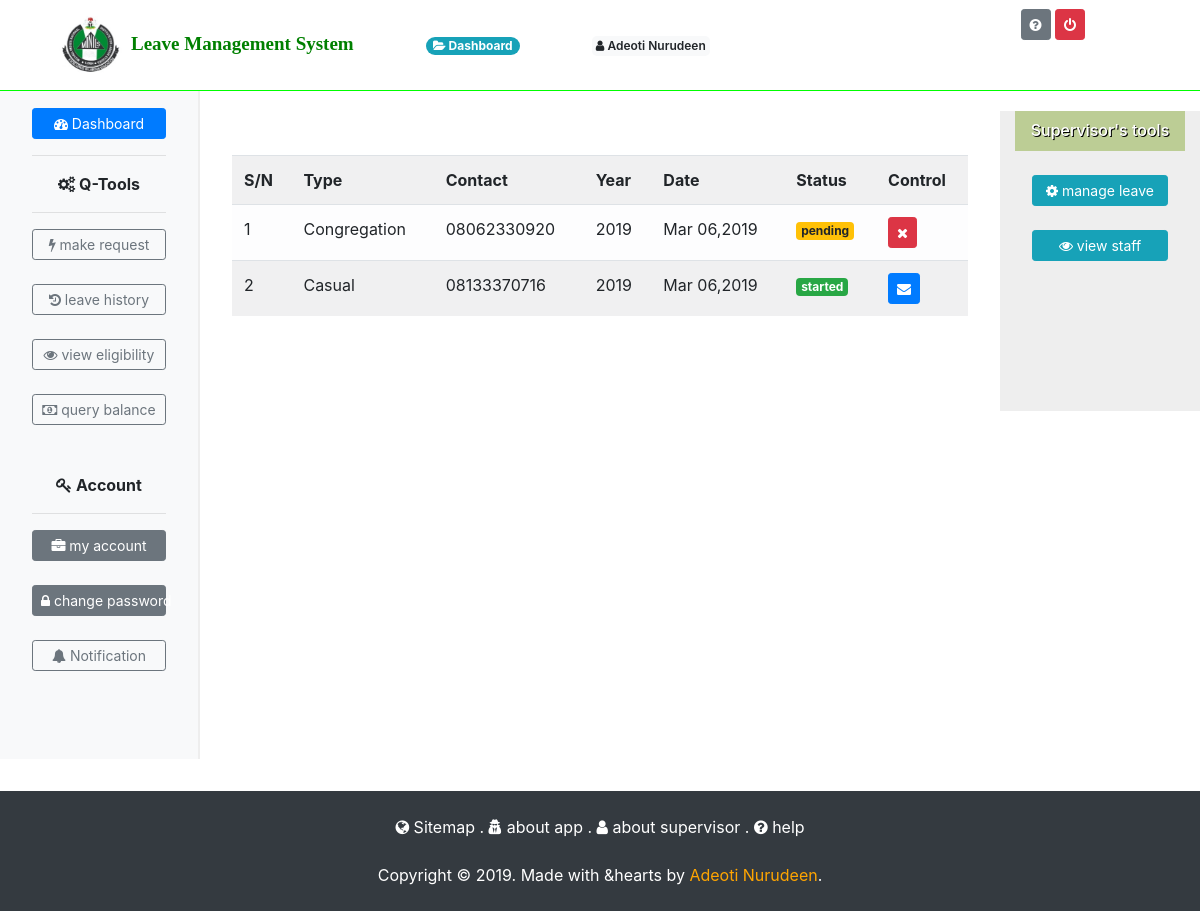
Page /staff/leave_history.php (signed in) on the committed database.
### tables this page shows
CREATE TABLE IF NOT EXISTS `leavee` (
  `ref` int(11) NOT NULL AUTO_INCREMENT,
  `leave_name` varchar(100) NOT NULL,
  `staff_ref` varchar(100) NOT NULL,
  `staff_name` varchar(100) NOT NULL,
  `staff_dept` varchar(100) NOT NULL,
  `staff_level` varchar(100) NOT NULL,
  `leave_reason` text NOT NULL,
  `action_reason` text NOT NULL,
  `leave_contact` varchar(100) NOT NULL,
  `leave_year` varchar(100) NOT NULL,
  `leave_status` varchar(100) NOT NULL,
  `supervisor_ref` varchar(100) NOT NULL,
  `supervisor_name` varchar(100) NOT NULL,
  `date_approved` varchar(100) NOT NULL,
  `date_requested` varchar(100) NOT NULL,
  `date_elapsed` varchar(100) NOT NULL,
  PRIMARY KEY (`ref`)
);

### staff/leave_history.php (the view, shortened to what this page needs)
<!DOCTYPE html>
<html>
<head>
			<link rel="stylesheet" href="../boot/css/bootstrap.min.css" media="all"/>
			<link rel="stylesheet" href="../font-awesome/css/font-awesome.min.css"/>
</head>
<body>
	<div class="container-fluid">
		<div class="row">
				<?php require("header.php"); ?>
				<?php require("myleft.php"); ?>
				<div class="col-sm-8 jumbotron bg-white col-md-8">
						<?php
							require("../config/config.php");
								$fetch = "SELECT * FROM leavee WHERE staff_ref = ?";
								$fetch_leaveHistory = $con -> prepare($fetch);
									if($fetch_leaveHistory -> execute(array($_SESSION['sid_ref']))){
										if($fetch_leaveHistory -> rowCount() > 0){
											echo '
												<table class="table  table-light table-striped table-fluid">
													<tr>
														<th>S/N</th>
														<th>Type</th>
														<th>Contact</th>
														<th>Year</th>
														<th>Date</th>
														<th>Status</th>
														<th>Control</th>
													</tr>
											';
											$fetch_leaveHistory -> setFetchMode(PDO::FETCH_ASSOC);
											$sn = 0;
												$status = $ctrl =  "";
												while($row = $fetch_leaveHistory -> fetch()){
													$sn++;
													$ref = $row['ref'];
													$leave_name = $row['leave_name'];
													$action_reason = htmlspecialchars($row['action_reason']);
													$leave_contact = $row['leave_contact'];
													$leave_year = $row['leave_year'];
													$leave_status = $row['leave_status'];
													$date_requested = $row['date_requested'];
														switch($leave_status){
															case 0: $status = "<span class='badge badge-warning'>pending</span>";
																	$ctrl = "<a href='with_with.php?tagrf=$ref' class='btn btn-sm btn-danger' title='click to withdraw'><i class='fa fa-times'></i></a>";
																break;
															case 3: $status = "<span class='badge badge-success'>started</span>";
																	$ctrl = " <a href='javascript:void(null)' title='read reason' data-reason='$action_reason'  class='btn act_res btn-sm btn-primary'><i class='fa fa-envelope'></i></a>";
																break;
															}
														echo '
																<tr>
																	<td>'.$sn.'</td>
																	<td>'.$leave_name.'</td>
																	<td>'.$leave_contact.'</td>
																	<td>'.$leave_year.'</td>
																	<td>'.$date_requested.'</td>
																	<td>'.$status.'</td>
																	<td>'.$ctrl.'</td>
																</tr>
														';
												}
												echo "</table>";
										}else{
											echo "No Leave history for you !";
										}
									}else{
										echo "ERROR OCCURRED!";
										}
						?>
				</div>
				<?php
					if($_SESSION['sid_rank'] == "supervisor"){
						require("superSide.php");
					}
				?>
				<?php require("footer.php"); ?>
	</div>
	</div>
</body>
</html>

### rows in the picture
leavee: leave_name "Congregation", leave_contact "08062330920", leave_year "2019", date_requested "Mar 06,2019", leave_status "pending"
leavee: leave_name "Casual", leave_contact "08133370716", leave_year "2019", date_requested "Mar 06,2019", leave_status "started"

### other values in the picture
$_SESSION['sid_fname'] "Adeoti"
$_SESSION['sid_lname'] "Nurudeen"
